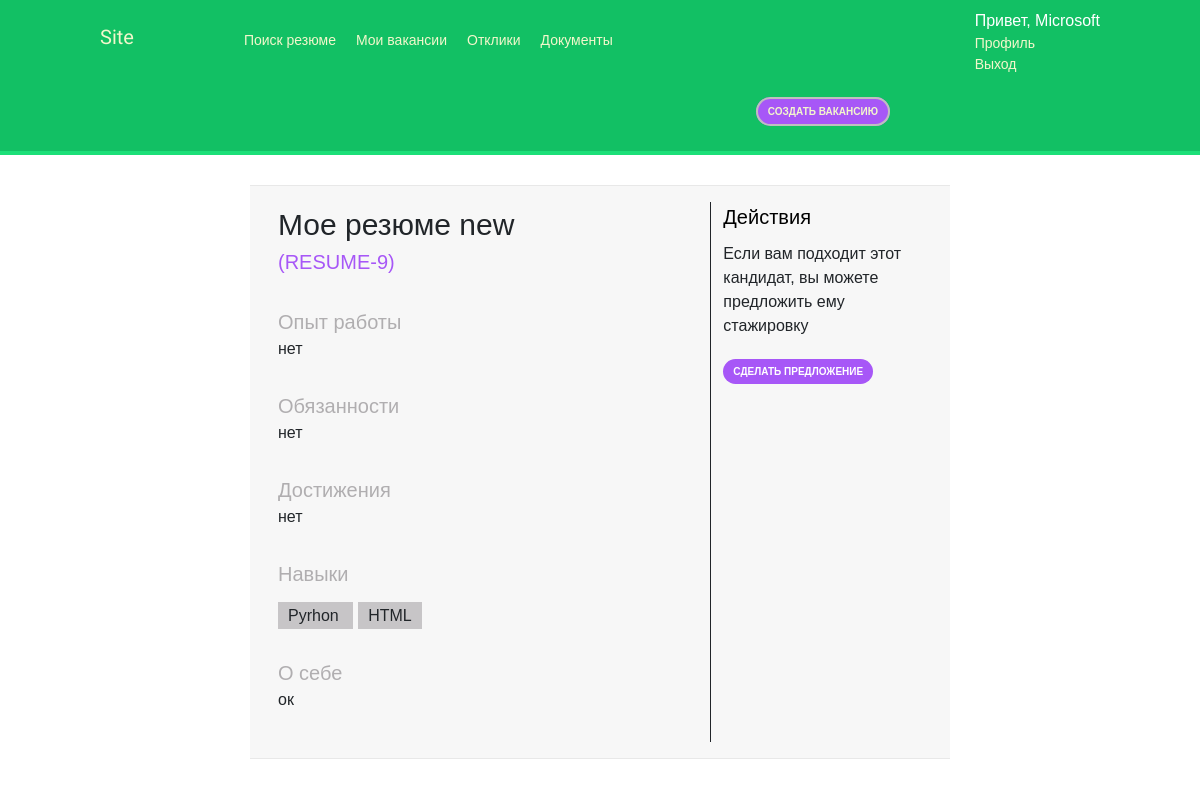
Before: /resume/RESUME-9/ (signed in) with the older database file.
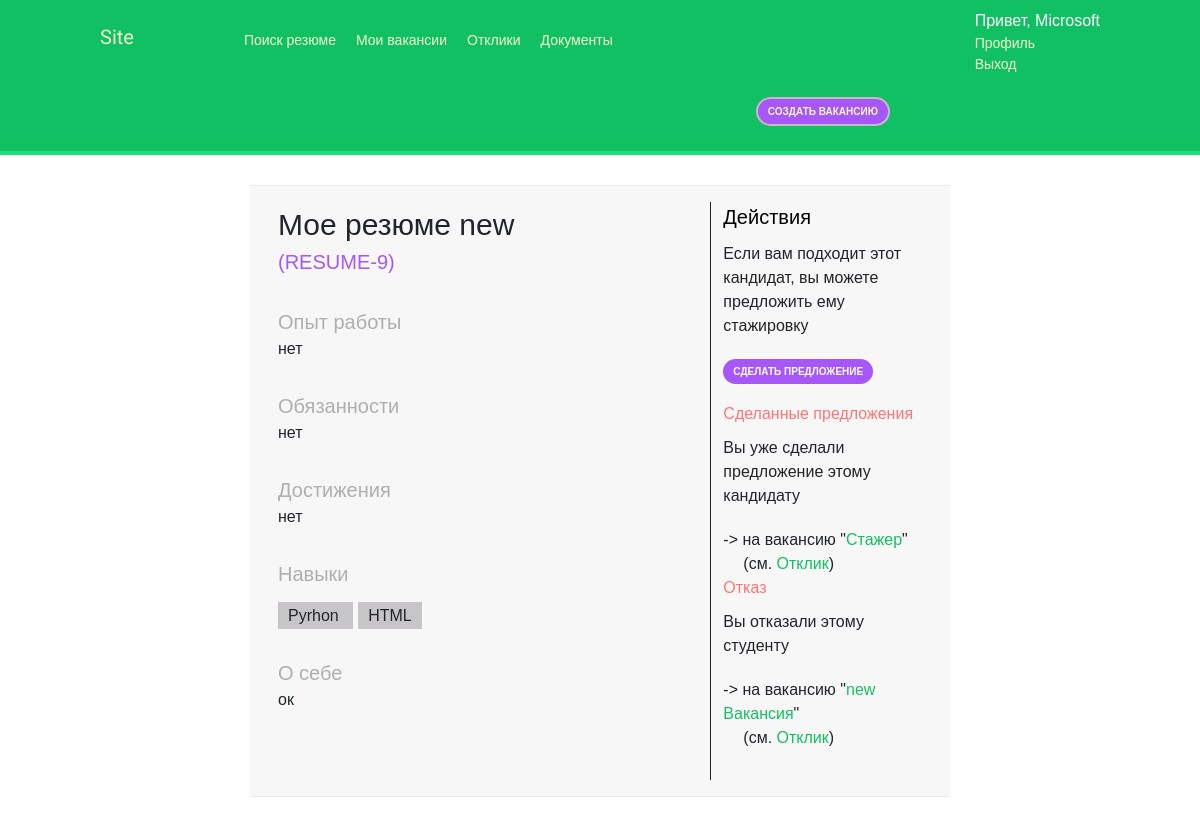
After: the same page with the newer database file.
### main_site/models.py (models this page shows, shortened)
class Skill(models.Model):
	name = models.CharField('Название',max_length=100,unique=True)
	class Meta:
		verbose_name = 'Навык'
		verbose_name_plural = 'Навыки'

class Response(models.Model):
	STATUS_CHOICES = (
			(None,'Не установлен'),
			('student_response','Отклик студента'),
			('offer','Предложение'),
			('reject','Отказ'),
			('offer_completed','Завершенный оффер'),
		)
	resume = models.ForeignKey(Resume,on_delete=models.CASCADE,related_name='responses', verbose_name="Резюме")
	vacancy = models.ForeignKey(Vacancy,on_delete=models.CASCADE,related_name='responses', verbose_name="Вакансия")
	created_by = models.DateTimeField(auto_now_add=True)
	updated_by =  models.DateTimeField(auto_now=True)
	status = models.CharField('Статус',max_length=30,choices=STATUS_CHOICES, default='published')
	class Meta:
		verbose_name = 'Отклик'
		verbose_name_plural = 'Отклики'
		unique_together = ('resume', 'vacancy')

class Vacancy(models.Model):
	STATUS_CHOICES = (
			('blocked','Заблокированая'),
			('closed','Закрытая'),
			('published','Опубликованная'),
		)
	company = models.ForeignKey(Company,on_delete=models.CASCADE,related_name='vacancys', verbose_name="Компания")
	skills = models.ManyToManyField(Skill, related_name='vacancys',verbose_name="Навыки")
	name = models.CharField('Название',max_length=100)
	description = models.TextField('Описание')
	responsibilities = models.TextField('Обязанности') #обязанности
	requirements = models.TextField('Требования') #требования
	conditions = models.TextField('Условия') #условия
	created_by = models.DateTimeField(auto_now_add=True)
	updated_by =  models.DateTimeField(auto_now=True)
	status = models.CharField('Статус',max_length=10,choices=STATUS_CHOICES, default='published')
	class Meta:
		verbose_name = 'Вакансия'
		verbose_name_plural = 'Вакансии'

### main_site/views.py (the view)
# urls.py: path('resume/RESUME-<int:pk>/',views.ResumeDetailView.as_view() , name='resume_detail'),
class ResumeDetailView(LoginRequiredMixin,DetailView):
	model = Resume
	template_name = 'main_site/resume/resume_detail.html'
	context_object_name = 'resume'
	def get_object(self, queryset=None):
		pk = self.kwargs.get('pk')
		try:
			return Resume.objects.filter(status='published').get(id=pk)
		except ObjectDoesNotExist:
			raise Http404('Ох, нет объекта;)')
	def get_context_data(self, **kwargs):
		context = super().get_context_data(**kwargs)
		responses = dict()
		responses['offer'] = Response.objects.filter(vacancy__company=self.request.user.companys).filter(resume__id=self.kwargs.get('pk')).filter(status='offer')
		responses['student_response'] = Response.objects.filter(vacancy__company=self.request.user.companys).filter(resume__id=self.kwargs.get('pk')).filter(status='student_response')
		responses['reject'] = Response.objects.filter(vacancy__company=self.request.user.companys).filter(resume__id=self.kwargs.get('pk')).filter(status='reject')
		responses['offer_completed'] = Response.objects.filter(vacancy__company=self.request.user.companys).filter(resume__id=self.kwargs.get('pk')).filter(status='offer_completed')
		context["responses"] = responses
		return context

### main_site/templates/main_site/resume/resume_detail.html (shortened to what this page needs)
{% extends 'base.html' %}
{% block content %}
{% if resume.status == 'blocked' %}
	<div style="color: #ff7575; margin-left: 25%; font-size: 35px"><--Резюме заблокированно!--></div>
{% else %}
	<div class="row mb p-3 profile-info-top" style="width: 70%; margin-left: 15%">
		<div class="col-8" style="border-right:1px solid">
			<div class="" style="margin-bottom: 30px">
				<span style="font-size: 30px; padding-right: 20px ">{{resume.name}}</span>
				<div style="font-size: 20px;color: #a757f7">(RESUME-{{resume.id}})</div>
			</div>
			<div class="" style="margin-bottom: 30px">
				<span style="font-size: 20px; color: #b0aeb0; padding-right: 20px ">Опыт работы</span>
				<div style=" ">{{resume.experience}}</div>
			</div>
			<div class="" style="margin-bottom: 30px">
				<span style="font-size: 20px; color: #b0aeb0; padding-right: 20px ">Обязанности</span>
				<div style=" ">{{resume.responsibilities}}</div>
			</div>
			<div class="" style="margin-bottom: 30px">
				<span style="font-size: 20px; color: #b0aeb0; padding-right: 20px ">Достижения</span>
				<div style=" ">{{resume.achievements}}</div>
			</div>
			<div class="" style="margin-bottom: 30px">
				<span style="font-size: 20px; color: #b0aeb0; padding-right: 20px ">Навыки</span>
				<div style="margin-top: 15px">
					{% for i in resume.skills.all %}
					<span style="padding: 5px 10px;margin-right: 5px; background: #c7c5c7;">
						{{i.name}}
					</span>
					{% endfor %}
				</div>
			</div>
			<div class="" style="margin-bottom: 30px">
				<span style="font-size: 20px; color: #b0aeb0; padding-right: 20px ">О себе</span>
				<div style=" ">{{resume.about_self}}</div>
			</div>
		</div>
		<div class="col-4">
			<div class="" style="margin-bottom: 30px">
				<div style="font-size: 20px; color: #000; padding-right: 20px; ">
					Действия
				</div>
					<div style=" margin-bottom: 20px; margin-top: 10px">
						Если вам подходит этот кандидат, вы можете предложить ему стажировку
					</div>
					<a href="{% url 'make_offer' resume.id  %}" class="button-mini" style="background-color: #a757f7">Сделать предложение</a>
				{% if responses  %}
					{% if responses.offer %}
						<span style="color: #ff7575">Сделанные предложения</span>
						<div style=" margin-bottom: 20px; margin-top: 10px">
							Вы уже сделали предложение этому кандидату
						</div>
						{% for response in responses.offer %}
						<div>
							 -> на вакансию "<a href="{% url 'my_vacancy_detail' response.vacancy.id %}">{{response.vacancy.name}}</a>"
							 <div style="margin-left: 20px">(см. <a href="{% url 'company_response_detail' response.id %}">Отклик</a>)</div>
						</div>
						{% endfor %}
					{% endif %}
					{% if responses.reject %}
						<span style="color: #ff7575">Отказ</span>
						<div style=" margin-bottom: 20px; margin-top: 10px">
							Вы отказали этому студенту
						</div>
						{% for response in responses.reject %}
						<div>
							 -> на вакансию "<a href="{% url 'my_vacancy_detail' response.vacancy.id %}">{{response.vacancy.name}}</a>"
							 <div style="margin-left: 20px">(см. <a href="{% url 'company_response_detail' response.id %}">Отклик</a>)</div>
						</div>
						{% endfor %}
					{% endif %}
				{% endif %}
			</div>
		</div>
	</div>
{% endif %}
{% endblock %}

Changed rows visible on the page:
added Response: vacancy.name "Стажер"
added Response: vacancy.name "new Вакансия"
Other visible differences:
text now shown: "Сделанные предложения Вы уже сделали предложение этому кандидату Отказ Вы отказали этому студенту"
